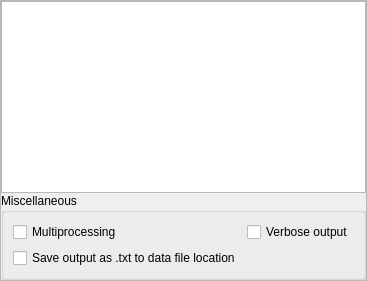
                        <widget class="QFrame" name="frame_28">
                         <property name="frameShape">
                          <enum>QFrame::StyledPanel</enum>
                         </property>
                         <property name="frameShadow">
                          <enum>QFrame::Raised</enum>
                         </property>
                         <layout class="QVBoxLayout" name="verticalLayout_36">
                          <property name="spacing">
                           <number>0</number>
                          </property>
                          <property name="leftMargin">
                           <number>0</number>
                          </property>
                          <property name="topMargin">
                           <number>0</number>
                          </property>
                          <property name="rightMargin">
                           <number>0</number>
                          </property>
                          <property name="bottomMargin">
                           <number>0</number>
                          </property>
                          <item>
                           <widget class="QTextEdit" name="textEdit">
                            <property name="readOnly">
                             <bool>true</bool>
                            </property>
                           </widget>
                          </item>
                          <item>
                           <widget class="QGroupBox" name="groupBox_6">
                            <property name="title">
                             <string>Miscellaneous</string>
                            </property>
                            <layout class="QGridLayout" name="gridLayout_7">
                             <item row="0" column="0">
                              <widget class="QCheckBox" name="checkBox_recomb_multiproc">
                               <property name="text">
                                <string>Multiprocessing</string>
                               </property>
                              </widget>
                             </item>
                             <item row="0" column="1">
                              <widget class="QCheckBox" name="checkBox_recomb_verbose">
                               <property name="text">
                                <string>Verbose output</string>
                               </property>
                              </widget>
                             </item>
                             <item row="1" column="0">
                              <widget class="QCheckBox" name="checkBox_recomb_save_output">
                               <property name="text">
                                <string>Save output as .txt to data file location</string>
                               </property>
                              </widget>
                             </item>
                            </layout>
                           </widget>
                          </item>
                         </layout>
                        </widget>
